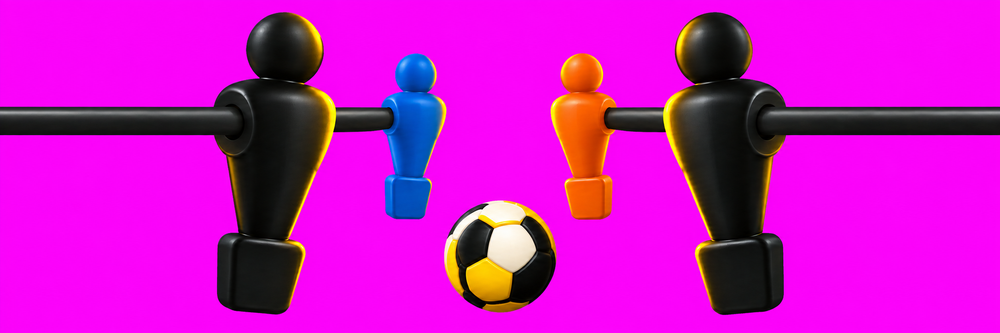
#> input picture design/south-africa-2010/assets/live-r1/source-magenta.png, 1000 x 333 px, shrunk from 2172 x 724 before the run
$ python remove_magenta.py source-magenta.png out.png
#> lines starting #> are read from the running program, lines starting #| are printed output that depends on the picture; after the words box and inside, x2 and y2 are one past the last pixel; in counts of white or black regions, pixels touching at a corner belong together
"""User-authorized chroma extraction; preserve original source and dimensions."""
import argparse
import hashlib
import json
from pathlib import Path

import numpy as np
from PIL import Image, ImageFilter

parser = argparse.ArgumentParser()
parser.add_argument('source', type=Path)
parser.add_argument('output', type=Path)
args = parser.parse_args()
if args.output.exists():
    raise SystemExit('Refusing to overwrite an existing candidate')
source = Image.open(args.source).convert('RGB')
#> source is the input picture: PIL image 1000x333 RGB; mean R, G, B 202.5, 18.8, 194.9
rgb = np.asarray(source, dtype=np.float64)
r, g, b = rgb[..., 0], rgb[..., 1], rgb[..., 2]
excess = np.minimum(r, b) - g
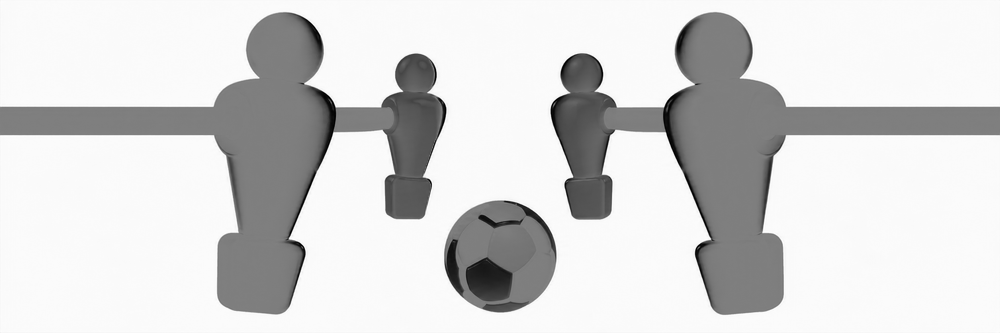
#> excess: shape (333, 1000) float64; min -255, max 255, mean 172.1; drawn with min black and max white
key = (r > 240) & (b > 240) & (g < 20) & (excess > 230)
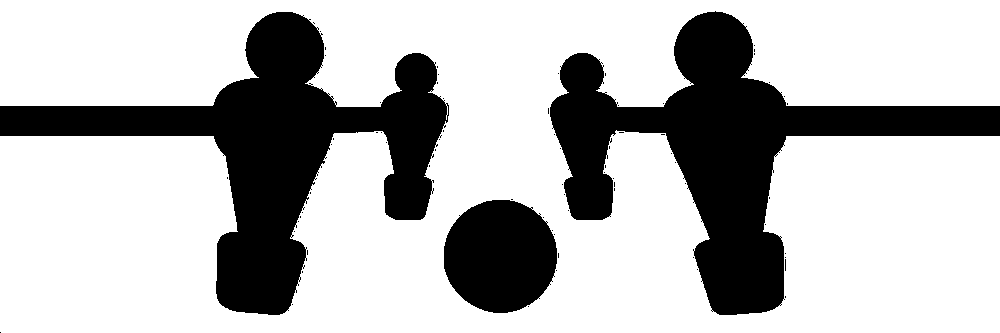
#> key: shape (333, 1000) bool; 72.5% white; 73 black regions (70 under 20 px), largest, box (x1, y1, x2, y2) and area: (550, 11, 1000, 315) 40789, (0, 12, 449, 315) 40547, (444, 200, 557, 313) 10086
if key.mean() < .1:
    raise SystemExit('Source does not have the required flat magenta background')
# Only adjust the keyed region and its two-pixel boundary. Object interiors
# retain the original RGB values, including white/yellow football panels.
near_key = (np.asarray(Image.fromarray((key * 255).astype('uint8')).filter(ImageFilter.MaxFilter(5))) > 0) | (excess > 8)
#> near_key: shape (333, 1000) bool; 75.2% white; 3 black regions, box (x1, y1, x2, y2) and area: (552, 14, 1000, 313) 36786, (0, 14, 445, 313) 36475, (446, 202, 555, 311) 9185
alpha = np.ones(r.shape, dtype=np.float64)
alpha[near_key] = 1 - np.clip(excess[near_key] / 255, 0, 1)
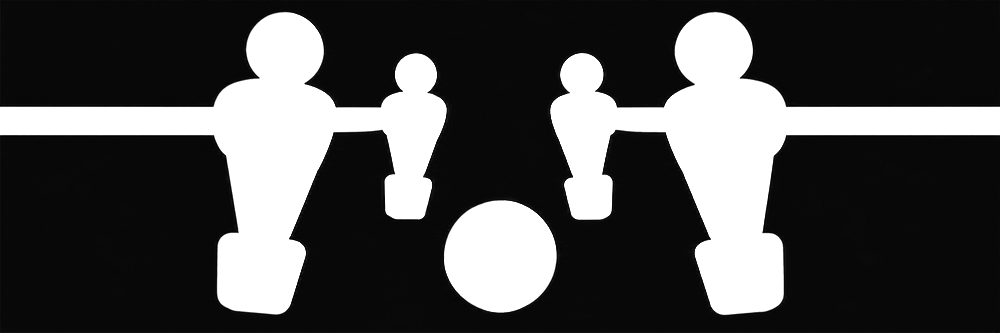
#> alpha: shape (333, 1000) float64; min 0, max 1, mean 0.293
magenta = np.array([255., 0., 255.])
# Estimate antialiased coverage against the closest solid foreground sample.
# This avoids a pink fringe on yellow edges, which a simple hue threshold misses.
ys, xs = np.nonzero(near_key & ~key)
#> ys = 9110 values from 11 to 332; xs = 9110 values, max 999 at index 2827, min 0 at index 2380, mean 499
resolved = np.zeros(len(ys), dtype=bool)
foreground = rgb[ys, xs].copy()
offsets = sorted(((dy, dx) for dy in range(-6, 7) for dx in range(-6, 7)),
                 key=lambda pair: pair[0]**2 + pair[1]**2)
for dy, dx in offsets:
    iy = np.clip(ys + dy, 0, source.height-1)
    ix = np.clip(xs + dx, 0, source.width-1)
    take = ~resolved & ~near_key[iy, ix]
    foreground[take] = rgb[iy[take], ix[take]]
    resolved[take] = True
    if resolved.all():
        break
direction = foreground - magenta
denominator = np.sum(direction*direction, axis=1)
#> denominator = 9110 values, max 130050 at index 8713, min 509 at index 9109, mean 92689.6
coverage = np.sum((rgb[ys, xs]-magenta)*direction, axis=1) / np.maximum(denominator, 1)
#> coverage = 9110 values, max 1.59 at index 1075, min 0.00598 at index 5403, mean 0.721
alpha[ys[resolved], xs[resolved]] = np.clip(coverage[resolved], 0, 1)
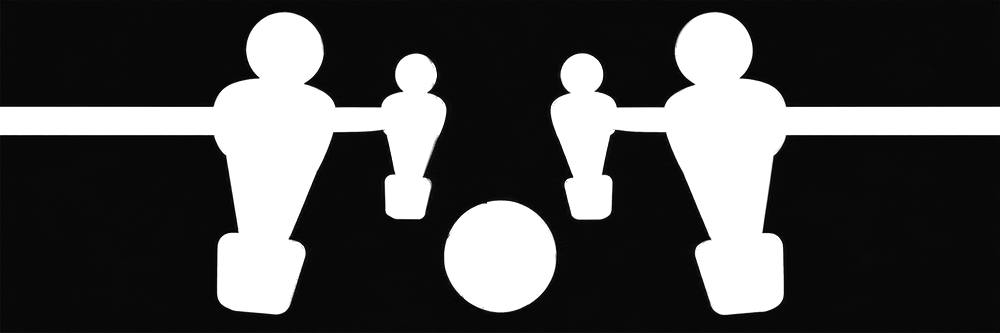
#> alpha: shape (333, 1000) float64; 1.77% of pixels changed, all inside (x1, y1, x2, y2) = (0, 11, 1000, 315)
alpha[key] = 0
alpha[alpha < .015] = 0
#> alpha: shape (333, 1000) float64; min 0, max 1, mean 0.267
edge = (alpha > 0) & (alpha < 1)
#> edge: shape (333, 1000) bool; 1.7% white in thin lines or dots
out = rgb.copy()
out[edge] = np.clip((rgb[edge] - (1-alpha[edge, None])*magenta) / alpha[edge, None], 0, 255)
#> out: shape (333, 1000, 3) float64; mean R, G, B 201.2, 19.7, 193.1
spill = np.maximum(np.minimum(out[..., 0], out[..., 2]) - out[..., 1], 0)
spill[~near_key] = 0
#> spill: shape (333, 1000) float64; min 0, max 255, mean 178.5
out[..., 0] -= spill
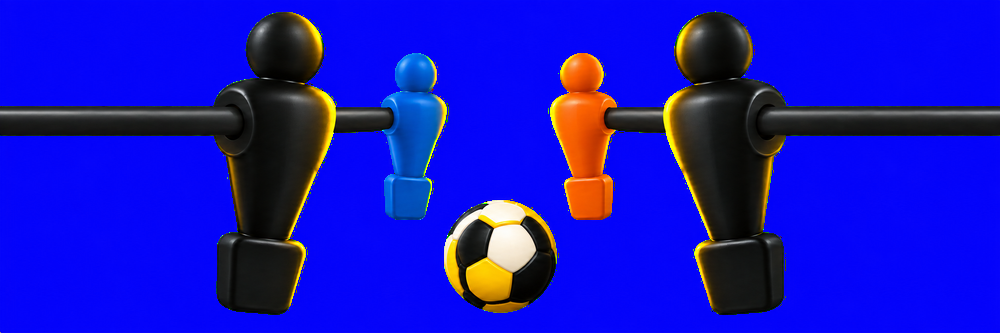
#> out: shape (333, 1000, 3) float64; mean R, G, B 22.6, 19.7, 193.1
out[..., 2] -= spill
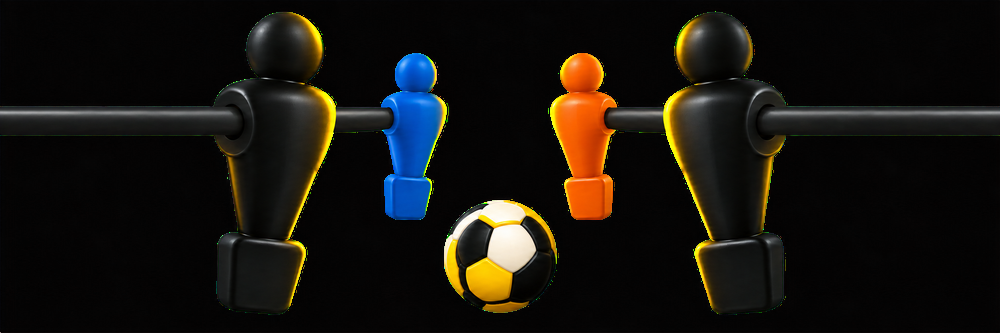
#> out: shape (333, 1000, 3) float64; mean R, G, B 22.6, 19.7, 14.6
out[alpha == 0] = 0
rgba = np.dstack([np.rint(out).astype('uint8'), np.rint(alpha*255).astype('uint8')])
image = Image.fromarray(rgba)
image.save(args.output)
for name, color in [('ivory', '#F8F5EB'), ('white', '#FFFFFF'), ('dark', '#111111')]:
    background = Image.new('RGBA', image.size, color)
    background.alpha_composite(image)
    background.convert('RGB').save(args.output.with_name(args.output.stem + '-' + name + '.png'))
#> this loop made 3 passes
#> pass 1, `background = Image.new('RGBA', image.size, color)`:
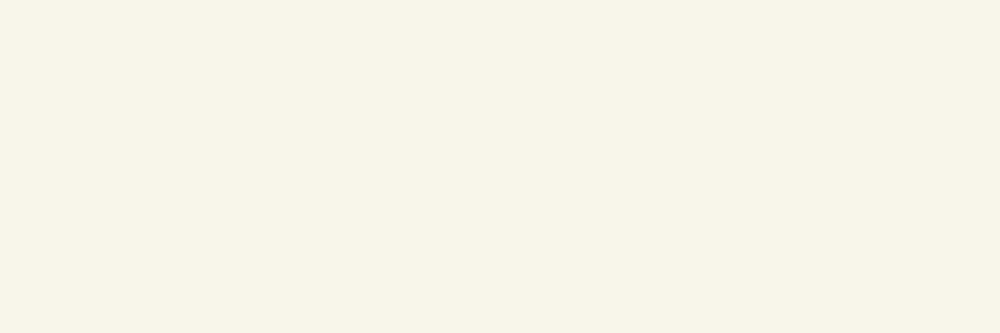
#> background: PIL image 1000x333 RGBA; mean R, G, B, A 248, 245, 235, 255
report = {
    'sourceSha256': hashlib.sha256(args.source.read_bytes()).hexdigest(),
    'outputSha256': hashlib.sha256(args.output.read_bytes()).hexdigest(),
    'method': 'flat magenta key, boundary alpha and magenta decontamination; unchanged interiors',
    'dimensionsUnchanged': image.size == source.size,
    'interiorRgbUnchanged': bool(np.array_equal(rgba[~near_key, :3], np.asarray(source)[~near_key])),
    'transparentPixels': int((rgba[..., 3] == 0).sum()),
    'partialAlphaPixels': int(((rgba[..., 3] > 0) & (rgba[..., 3] < 255)).sum()),
    'opaquePixels': int((rgba[..., 3] == 255).sum()),
    'approval': 'pending-user-review',
}
args.output.with_suffix('.json').write_text(json.dumps(report, indent=2)+'\n')
print(json.dumps(report, indent=2))
#| {
#|   "sourceSha256": "ccf9d063db0fdf49b11d3258752d33727054074647e20febe5717e13474cc1a1",
#|   "outputSha256": "7f53412f416f41464a0ff2db26a672f72aad7e55ae9c78d87ccceaee283a833c",
#|   "method": "flat magenta key, boundary alpha and magenta decontamination; unchanged interiors",
#|   "dimensionsUnchanged": true,
#|   "interiorRgbUnchanged": true,
#|   "transparentPixels": 241447,
#|   "partialAlphaPixels": 5684,
#|   "opaquePixels": 85869,
#|   "approval": "pending-user-review"
#| }
